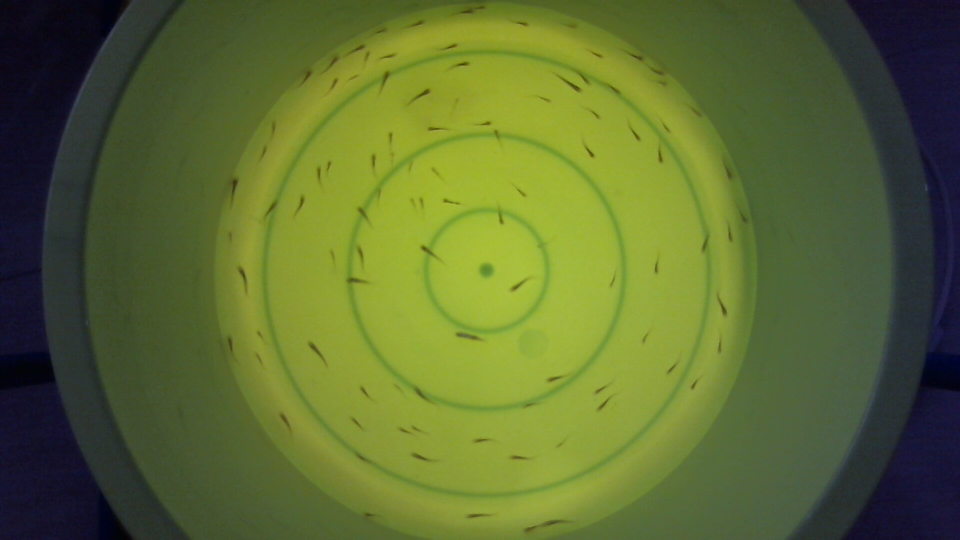
#> input picture IMAGES/100/my_photo-1.jpg, 1920 x 1080 px, given in place of background.jpg, which was not available (shown at 1/2 size)
$ jupyter execute validation.ipynb
#> lines starting #> are read from the running program, lines starting #| are printed output that depends on the picture; after the words box and inside, x2 and y2 are one past the last pixel; in counts of white or black regions, pixels touching at a corner belong together; pictures that were not available may be replaced by others from this repository, and a replacement may not be noted
[cell 1]
import os
import cv2 as cv
import numpy as np

[cell 2]
# Path to the images (100)
path = './IMAGES/100/'
list_images_100 = [f for f in os.listdir(path) if f.startswith('my_photo')]
list_paths_100 = [path + f for f in list_images_100]

# Path to the images (200)
path = './IMAGES/200/'
list_images_200 = [f for f in os.listdir(path) if f.startswith('my_photo')]
list_paths_200 = [path + f for f in list_images_200]

# Path to the images (300)
path = './IMAGES/300/'
list_images_300 = [f for f in os.listdir(path) if f.startswith('my_photo')]
list_paths_300 = [path + f for f in list_images_300]

# Path to the images (400)
path = './IMAGES/400/'
list_images_400 = [f for f in os.listdir(path) if f.startswith('my_photo')]
list_paths_400 = [path + f for f in list_images_400]

[cell 3]
def crop_img(img):
    img_centerX = img.shape[1] // 2
    img_centerY = img.shape[0] // 2
    mask = np.zeros(img.shape, dtype=np.uint8)
    region_to_cut = cv.ellipse(mask, (img_centerX, img_centerY), (547, 547), 0, 0, 360, 255, -1)
    cropped_img = cv.bitwise_or(img, img, mask=region_to_cut)
    return cropped_img[:, img_centerX-600:img_centerX+600]

def invert_img(img):
    return cv.bitwise_not(img)

def count_black_pixels(thresh):
    return np.count_nonzero(thresh == 0)

def init_bg(c=100):
    bg_img = cv.imread(f'./IMAGES/{c}/background.jpg')
    bg_img = cv.cvtColor(bg_img, cv.COLOR_BGR2GRAY)
    bg_img_cropped = crop_img(bg_img)
    return invert_img(bg_img_cropped)

[cell 4]
def counter(img, bg_img):
    # Process Image
    img_gray = cv.cvtColor(img, cv.COLOR_BGR2GRAY)
    img_cropped = crop_img(img_gray)
    img_inv = invert_img(img_cropped)

    # Difference and Threshold
    diff_img = cv.absdiff(img_inv, bg_img)
    thresh = cv.adaptiveThreshold(invert_img(diff_img), 256, cv.ADAPTIVE_THRESH_GAUSSIAN_C, cv.THRESH_BINARY, 31,5)

    # Black pixel count
    black_pixel_count = count_black_pixels(thresh)
    # Contours
    contours, hierarchy = cv.findContours(thresh, cv.RETR_TREE, cv.CHAIN_APPROX_SIMPLE)

    """
        FRY COUNT
        100, if black_pixel_count is between 19963 and 21307 and contour length is between 176 to 228
        200, if black_pixel_count is between 62611 and 67718 and contour length is between 1243 to 1436
        300, if black_pixel_count is between 77774 and 87826 and contour length is between 1238 to 1580
        400, if black_pixel_count is between 102196 and 110531 and contour length is between 1409 to 1590
    """
    if 19963 <= black_pixel_count <= 21307 and 176 <= len(contours) <= 228:
        return 100, img
    elif 62611 <= black_pixel_count <= 67718 and 1243 <= len(contours) <= 1436:
        return 200, img
    elif 77774 <= black_pixel_count <= 87826 and 1238 <= len(contours) <= 1580:
        return 300, img
    elif 102196 <= black_pixel_count <= 110531 and 1409 <= len(contours) <= 1590:
        return 400, img
    else:
        return 0, img

[cell 5]
# Validation for 100
bg_img = init_bg()
#> in init_bg, bg_img is the input picture: shape (1080, 1920, 3); mean B, G, R 49.3, 107.5, 93.1
#> in init_bg, `bg_img = cv.cvtColor(bg_img, cv.COLOR_BGR2GRAY)`:
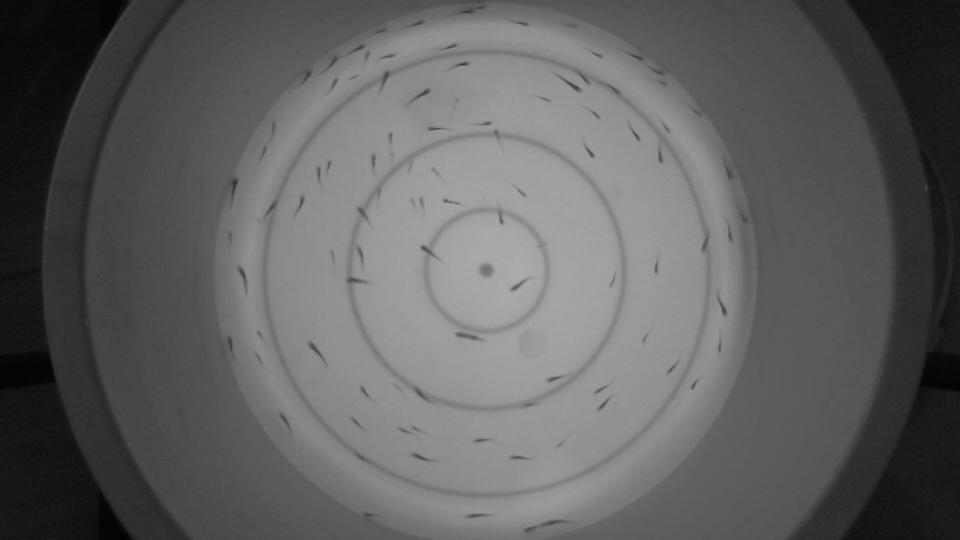
#> bg_img: shape (1080, 1920) (shown at 1/2 size); min 0, max 179, mean 96.5
#> in crop_img, `region_to_cut = cv.ellipse(mask, (img_centerX, img_centerY), (547, 547..`:
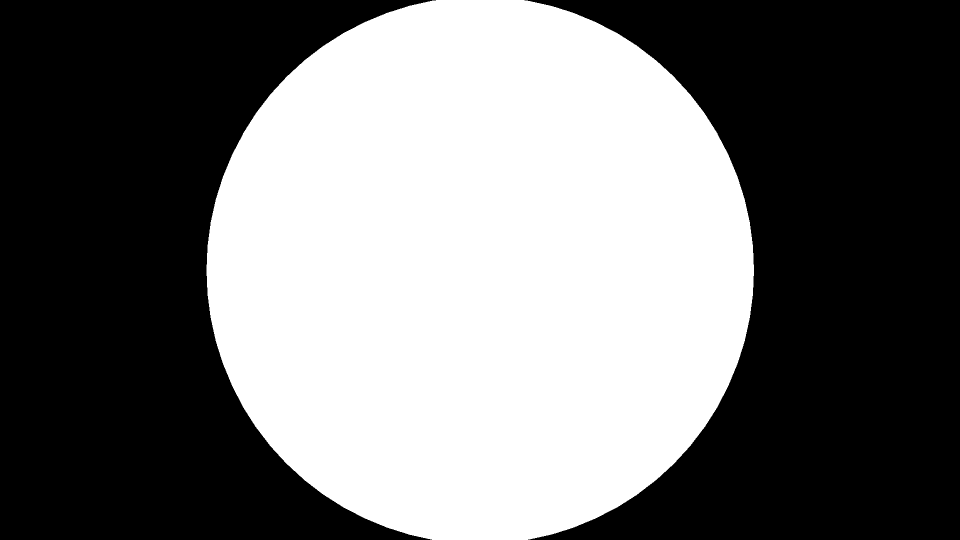
#> mask: shape (1080, 1920) (shown at 1/2 size); 45.3% white; 1 white region, box (x1, y1, x2, y2) and area: (413, 0, 1508, 1080) 938950
#> in crop_img, `cropped_img = cv.bitwise_or(img, img, mask=region_to_cut)`:
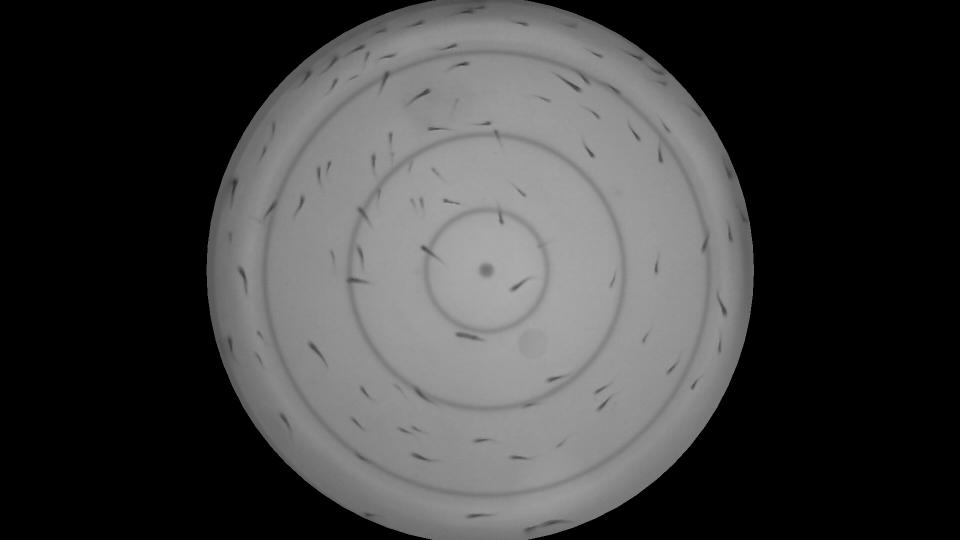
#> cropped_img: shape (1080, 1920) (shown at 1/2 size); min 0, max 179, mean 63.1
#> in crop_img, `return cropped_img[:, img_centerX-600:img_centerX+600]`:
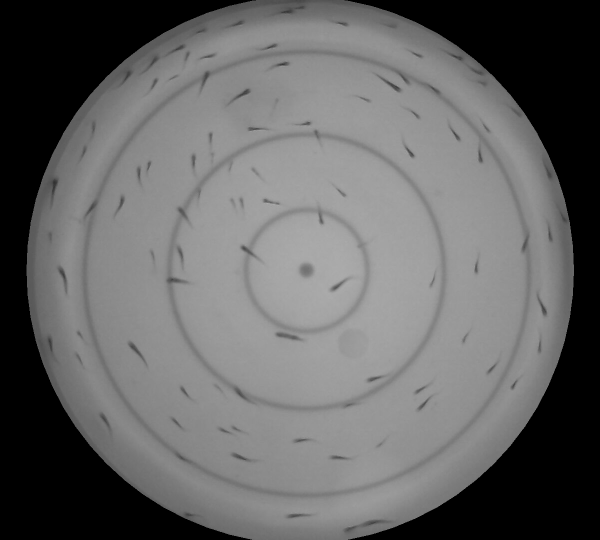
#> returned value: shape (1080, 1200) (shown at 1/2 size); min 0, max 179, mean 100.9
#> in invert_img, `return cv.bitwise_not(img)`:
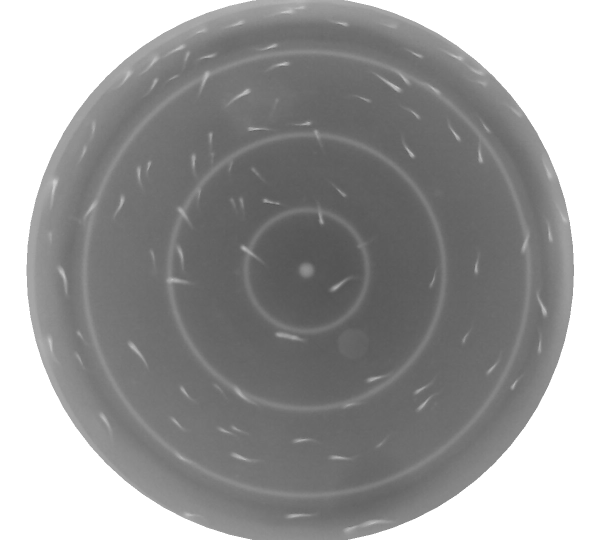
#> returned value: shape (1080, 1200) (shown at 1/2 size); min 76, max 255, mean 154.1
total_correct_count = 0
for img_path in list_paths_100:
    img = cv.imread(img_path)
    count, _ = counter(img,bg_img)
#> in counter, `diff_img = cv.absdiff(img_inv, bg_img)`: diff_img: shape (1080, 1200); every value is 0
#> in invert_img (call 3), `return cv.bitwise_not(img)`: returned value: shape (1080, 1200); every value is 255
#> in counter, `black_pixel_count = count_black_pixels(thresh)`: black_pixel_count = 0
#> in counter, `contours, hierarchy = cv.findContours(thresh, cv.RETR_TREE, cv.CHAIN_A..`: contours = [[[0, 0], [0, 1079], [1199, 1079], [1199, 0]]]
#> count = 0
    if count == 100:
        total_correct_count += 1
#> pass 2 of the loop `for img_path in list_paths_100:`:
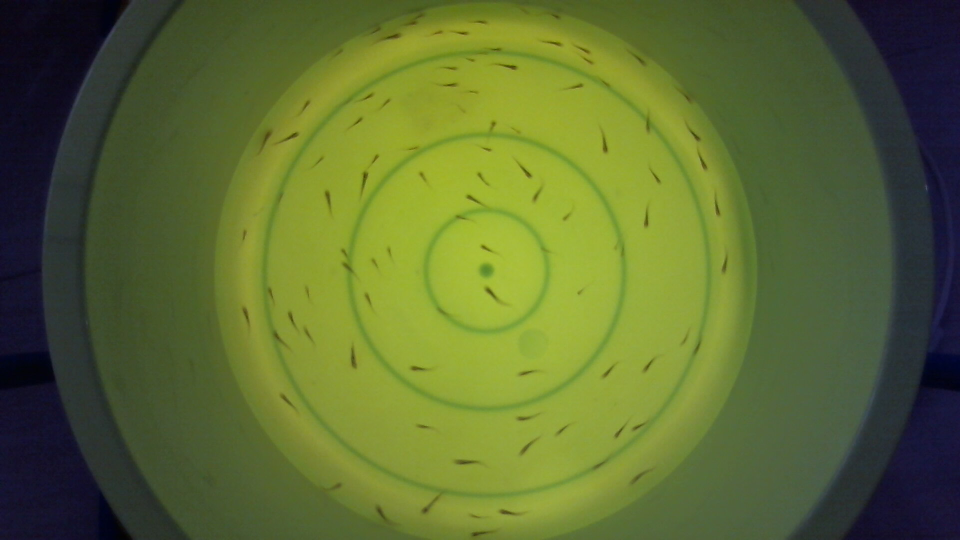
#> input picture IMAGES/100/my_photo-11.jpg, 1920 x 1080 px, found by its file name (shown at 1/2 size)
#> img is the input picture: shape (1080, 1920, 3); mean B, G, R 49.4, 107.5, 93
#> in counter (call 2), `diff_img = cv.absdiff(img_inv, bg_img)`:
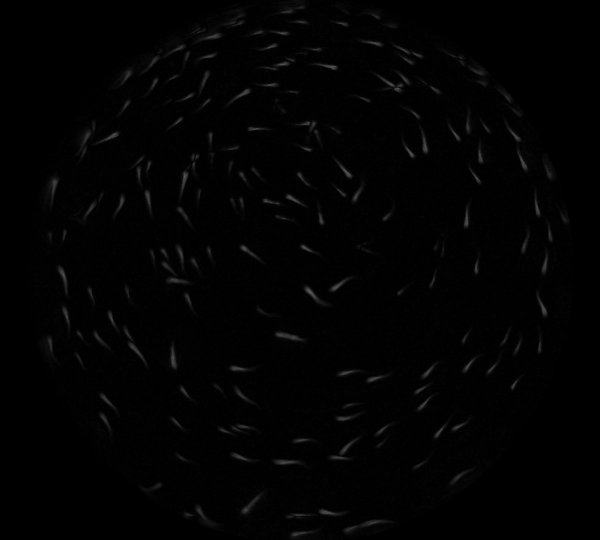
#> diff_img: shape (1080, 1200) (shown at 1/2 size); min 0, max 102, mean 2.2
#> in counter (call 2), `thresh = cv.adaptiveThreshold(invert_img(diff_img), 256, cv.ADAPTIVE_T..`:
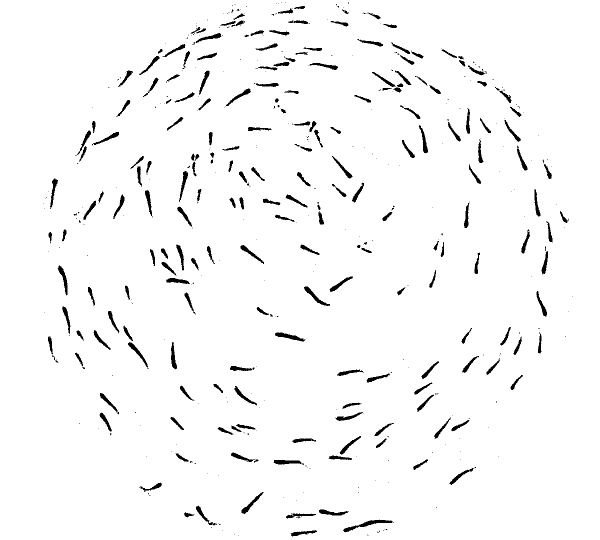
#> thresh: shape (1080, 1200) (shown at 1/2 size); 96.9% white; 499 black regions (294 under 20 px)
#> black_pixel_count = 39752
#> contours = 556 contours, 338 with area under 20; largest, box (x1, y1, x2, y2) and area: (0, 0, 1200, 1080) 1293721, (685, 1038, 789, 1066) 739, (549, 664, 612, 684) 508, (607, 572, 661, 613) 489, (114, 530, 136, 592) 462
#> pass 3 of the loop `for img_path in list_paths_100:`:
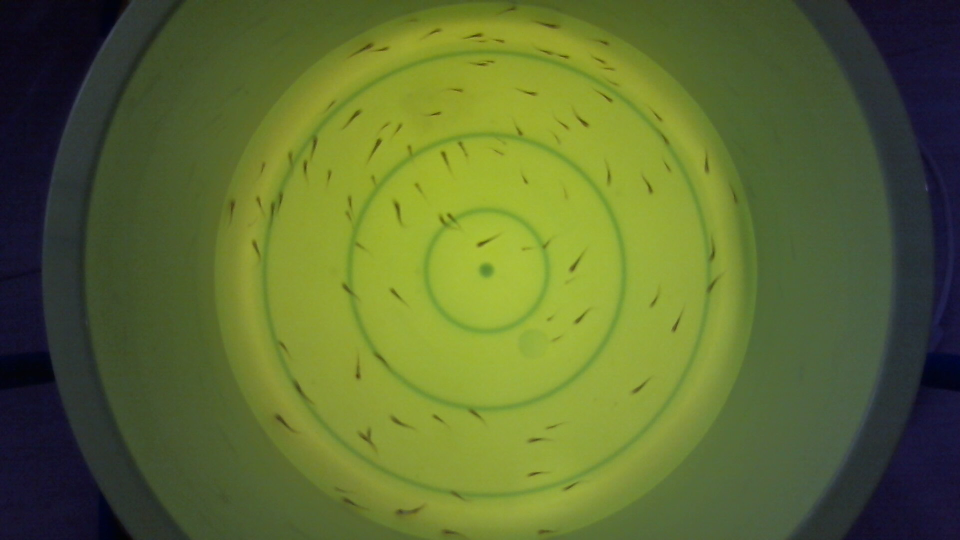
#> input picture IMAGES/100/my_photo-12.jpg, 1920 x 1080 px, found by its file name (shown at 1/2 size)
#> img is the input picture: shape (1080, 1920, 3); mean B, G, R 49.3, 107.4, 93.1
#> in counter (call 3), `diff_img = cv.absdiff(img_inv, bg_img)`:
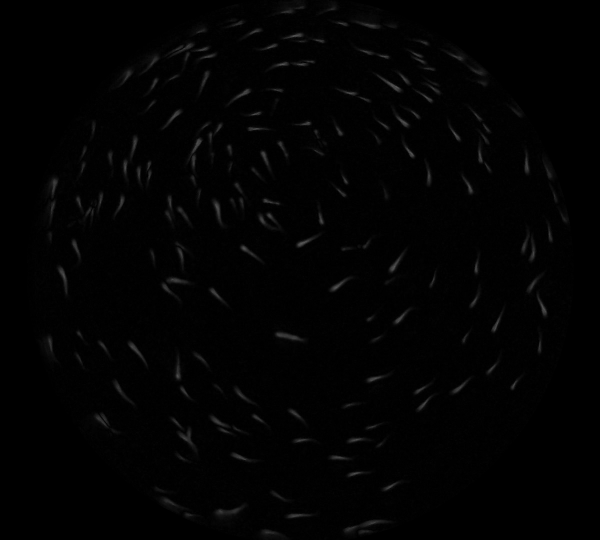
#> diff_img: shape (1080, 1200) (shown at 1/2 size); min 0, max 92, mean 2.2
#> in counter (call 3), `thresh = cv.adaptiveThreshold(invert_img(diff_img), 256, cv.ADAPTIVE_T..`:
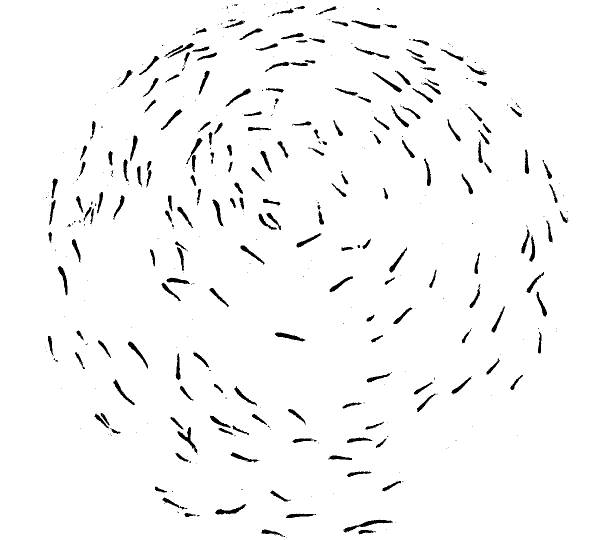
#> thresh: shape (1080, 1200) (shown at 1/2 size); 96.9% white; 437 black regions (238 under 20 px)
#> black_pixel_count = 39571
#> contours = 493 contours, 283 with area under 20; largest, box (x1, y1, x2, y2) and area: (0, 0, 1200, 1080) 1293721, (686, 1038, 787, 1066) 724, (354, 853, 396, 907) 564, (429, 1007, 493, 1030) 520, (549, 664, 612, 684) 505
#> the loop made 4 passes; the first 3 are shown

print(f"Validation Results (for 100 fry count): {total_correct_count/len(list_paths_100) * 100}% Correctly Identified")

[cell 6]
# Validation for 200
bg_img = init_bg()
total_correct_count = 0
for img_path in list_paths_200:
    img = cv.imread(img_path)
    count, _ = counter(img,bg_img)
    if count == 200:
        total_correct_count += 1

print(f"Validation Results (for 200 fry count): {total_correct_count/len(list_paths_200) * 100}% Correctly Identified")

[cell 7]
# Validation for 300
bg_img = init_bg()
total_correct_count = 0
for img_path in list_paths_300:
    img = cv.imread(img_path)
    count, _ = counter(img,bg_img)
    if count == 300:
        total_correct_count += 1

print(f"Validation Results (for 300 fry count): {total_correct_count/len(list_paths_300) * 100}% Correctly Identified")

[cell 8]
# Validation for 400
bg_img = init_bg()
